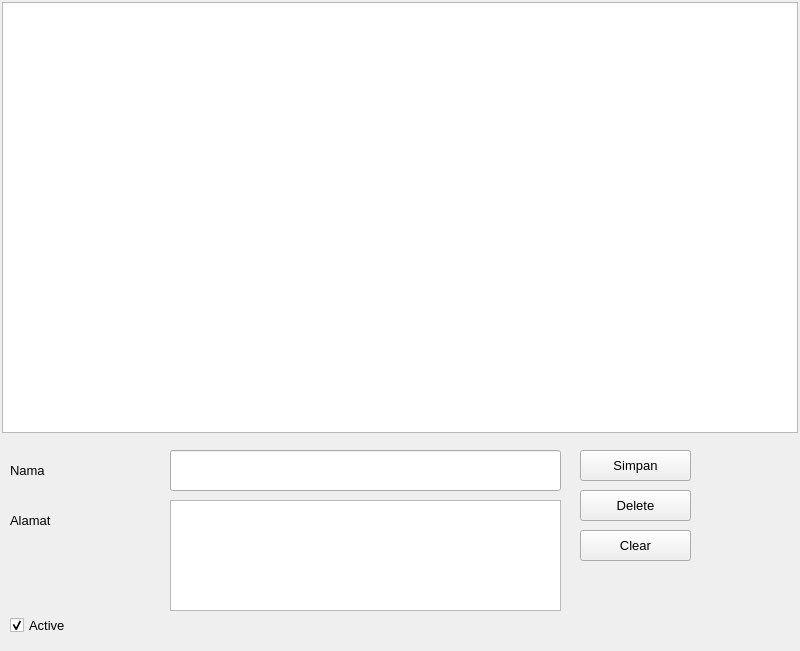
<?xml version="1.0" encoding="UTF-8"?>
<ui version="4.0">
 <class>Form</class>
 <widget class="QWidget" name="Form">
  <property name="geometry">
   <rect>
    <x>0</x>
    <y>0</y>
    <width>800</width>
    <height>651</height>
   </rect>
  </property>
  <property name="windowTitle">
   <string>Form</string>
  </property>
  <widget class="QTableView" name="tvList">
   <property name="geometry">
    <rect>
     <x>2</x>
     <y>2</y>
     <width>796</width>
     <height>431</height>
    </rect>
   </property>
   <property name="font">
    <font>
     <pointsize>10</pointsize>
    </font>
   </property>
   <property name="editTriggers">
    <set>QAbstractItemView::NoEditTriggers</set>
   </property>
   <property name="selectionBehavior">
    <enum>QAbstractItemView::SelectRows</enum>
   </property>
  </widget>
  <widget class="QLineEdit" name="edNama">
   <property name="geometry">
    <rect>
     <x>170</x>
     <y>450</y>
     <width>391</width>
     <height>41</height>
    </rect>
   </property>
   <property name="font">
    <font>
     <pointsize>10</pointsize>
    </font>
   </property>
  </widget>
  <widget class="QLabel" name="label">
   <property name="geometry">
    <rect>
     <x>10</x>
     <y>450</y>
     <width>151</width>
     <height>41</height>
    </rect>
   </property>
   <property name="font">
    <font>
     <pointsize>10</pointsize>
    </font>
   </property>
   <property name="text">
    <string>Nama</string>
   </property>
  </widget>
  <widget class="QLabel" name="label_2">
   <property name="geometry">
    <rect>
     <x>10</x>
     <y>500</y>
     <width>151</width>
     <height>41</height>
    </rect>
   </property>
   <property name="font">
    <font>
     <pointsize>10</pointsize>
    </font>
   </property>
   <property name="text">
    <string>Alamat</string>
   </property>
  </widget>
  <widget class="QPushButton" name="btnSave">
   <property name="geometry">
    <rect>
     <x>580</x>
     <y>450</y>
     <width>111</width>
     <height>31</height>
    </rect>
   </property>
   <property name="font">
    <font>
     <pointsize>10</pointsize>
    </font>
   </property>
   <property name="text">
    <string>Simpan</string>
   </property>
  </widget>
  <widget class="QPushButton" name="btnDelete">
   <property name="geometry">
    <rect>
     <x>580</x>
     <y>490</y>
     <width>111</width>
     <height>31</height>
    </rect>
   </property>
   <property name="font">
    <font>
     <pointsize>10</pointsize>
    </font>
   </property>
   <property name="text">
    <string>Delete</string>
   </property>
  </widget>
  <widget class="QPushButton" name="btnClear">
   <property name="geometry">
    <rect>
     <x>580</x>
     <y>530</y>
     <width>111</width>
     <height>31</height>
    </rect>
   </property>
   <property name="font">
    <font>
     <pointsize>10</pointsize>
    </font>
   </property>
   <property name="text">
    <string>Clear</string>
   </property>
  </widget>
  <widget class="QCheckBox" name="cbActive">
   <property name="geometry">
    <rect>
     <x>10</x>
     <y>610</y>
     <width>131</width>
     <height>31</height>
    </rect>
   </property>
   <property name="font">
    <font>
     <pointsize>10</pointsize>
    </font>
   </property>
   <property name="text">
    <string>Active</string>
   </property>
   <property name="checked">
    <bool>true</bool>
   </property>
  </widget>
  <widget class="QTextEdit" name="txtedAlamat">
   <property name="geometry">
    <rect>
     <x>170</x>
     <y>500</y>
     <width>391</width>
     <height>111</height>
    </rect>
   </property>
   <property name="font">
    <font>
     <pointsize>10</pointsize>
    </font>
   </property>
  </widget>
 </widget>
 <tabstops>
  <tabstop>edNama</tabstop>
  <tabstop>txtedAlamat</tabstop>
  <tabstop>btnSave</tabstop>
  <tabstop>btnDelete</tabstop>
  <tabstop>btnClear</tabstop>
  <tabstop>tvList</tabstop>
  <tabstop>cbActive</tabstop>
 </tabstops>
 <resources/>
 <connections/>
</ui>
